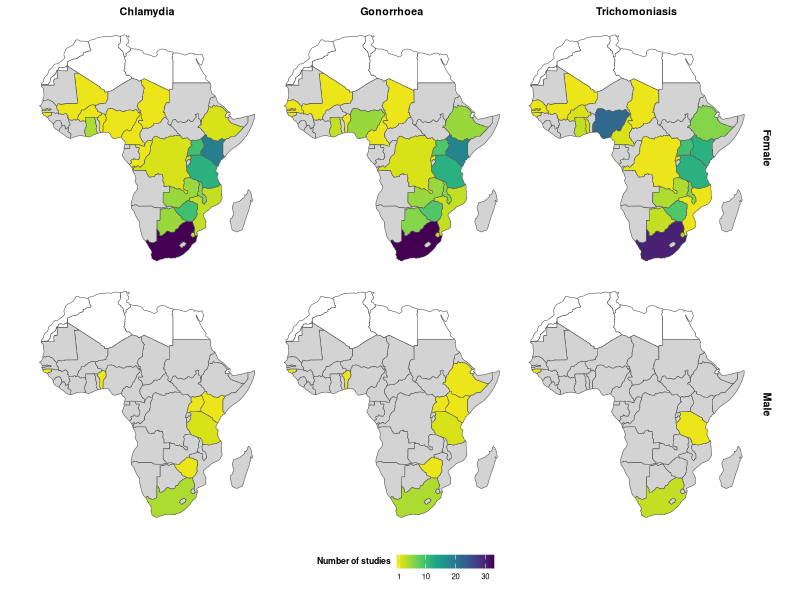
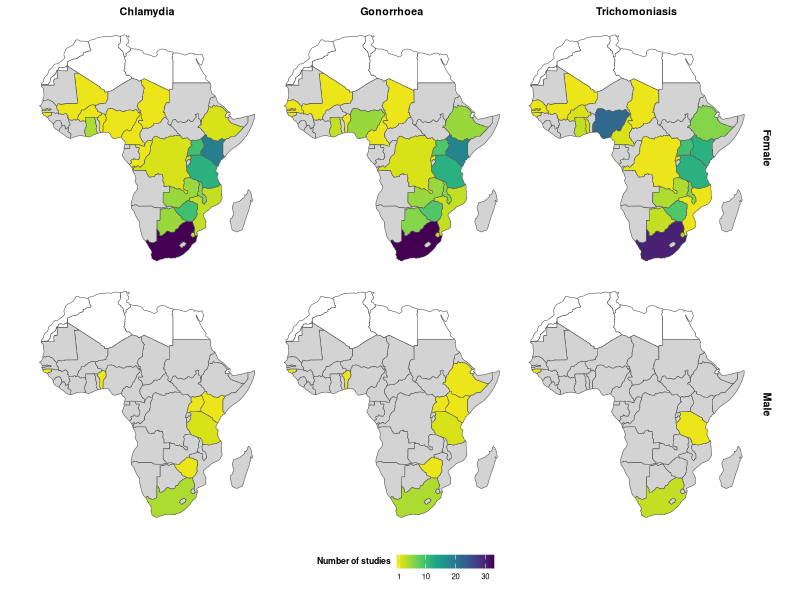

R code for these plots, in order:
# Number of studies per country by symptom

# Load packages
library(tidyverse)
library(rnaturalearth)
library(rnaturalearthdata)
library(readxl)
library(patchwork)

africa <- ne_countries(scale = "small", type = "countries", continent = "Africa", returnclass = "sf") |>
  # filter(region_wb == "Sub-Saharan Africa") |>
  # Rename countries to match
  mutate(admin = case_when(admin == "Ivory Coast" ~ "Côte d'Ivoire",
                           admin == "Democratic Republic of the Congo" ~ "Democratic Republic of Congo",
                           admin == "Republic of the Congo" ~ "Congo",
                           admin == "Gambia" ~ "The Gambia",
                           admin == "eSwatini" ~ "Eswatini",
                           admin == "United Republic of Tanzania" ~ "Tanzania",
                           admin == "São Tomé and Principe" ~ "Sao Tome and Principe",
                           TRUE ~ admin)) |>
  select(admin, geometry)

notssa <- ne_countries(scale = "small", type = "countries", continent = "Africa", returnclass = "sf") |>
  filter(region_wb != "Sub-Saharan Africa")

# Calculate number of unique studies per country
dat <- readxl::read_xlsx("./data/study_data.xlsx") |>
  left_join(read.csv("./data/study_name.csv"),
            by = c("study_id")) |>
  group_by(sti,sex,study_name,country) |>
  summarise(n_id = n_distinct(study_id)) |>
  mutate(n_study = case_when(!is.na(study_name) ~ 1, is.na(study_name) ~ n_id)) |>
  # Separate studies across multiple countries (double count)
  mutate(country = strsplit(country, ", ")) |>
  unnest(country) |>
  group_by(sti, sex, country) |>
  summarise(n_study = sum(n_study)) |>
  mutate(sti = factor(sti, levels = c("CT", "NG", "TV"),
                      labels = c("Chlamydia", "Gonorrhoea", "Trichomoniasis")))

# Combine with map data
df_country <- africa |>
  crossing(expand.grid(sti = c("Chlamydia", "Gonorrhoea", "Trichomoniasis"),
                       sex = c("Female", "Male"))) |>
  mutate(sti = factor(sti, levels = c("Chlamydia", "Gonorrhoea", "Trichomoniasis"))) |>
  left_join(dat, by = c("admin" = "country", "sti", "sex")) |>
  mutate(n_study = case_when(admin %in% notssa$admin ~ 0, TRUE ~ n_study))

my_theme <- theme(panel.grid.major = element_blank(),
        panel.grid.minor = element_blank(),
        # move legend closer to figure
        legend.margin = margin(10,10,10,30),
        legend.key.width = unit(0.5, 'cm'),
        legend.key.height = unit(0.35, "cm"),
        #legend.box = 'horizontal',
        legend.position = "bottom",
        #axis.line = element_line(colour="black"),
        panel.spacing = unit(0.2,"cm"),
        # text size
        axis.text = element_blank(),
        axis.title = element_blank(),
        legend.text = element_text(size = rel(0.8)),
        legend.title = element_text(size = rel(0.9), face="bold", vjust=0.88),
        #change facet labels
        strip.text = element_text(color="black", size = rel(1.1), face="bold",vjust=1.5), 
        # axis ticks
        axis.ticks = element_blank(),
        # change facet label background and border
        strip.background = element_blank())

custom_palette <- viridis::viridis_pal(direction = -1)(100)
custom_palette[1] <- "white"

plot_country <- ggplot(df_country) +
  geom_sf(aes(fill = n_study, geometry = geometry)) +
  facet_grid(sex~sti) +
  scale_fill_gradientn(colors = custom_palette, breaks = c(1,10,20,30), na.value="lightgrey") +
  theme_minimal(base_size=7) +
  my_theme +
  labs(fill="Number of studies")

plot_country

ggsave("./plots/fig_supp_map.tiff", plot_country, width = 18, units="cm", dpi=700)
